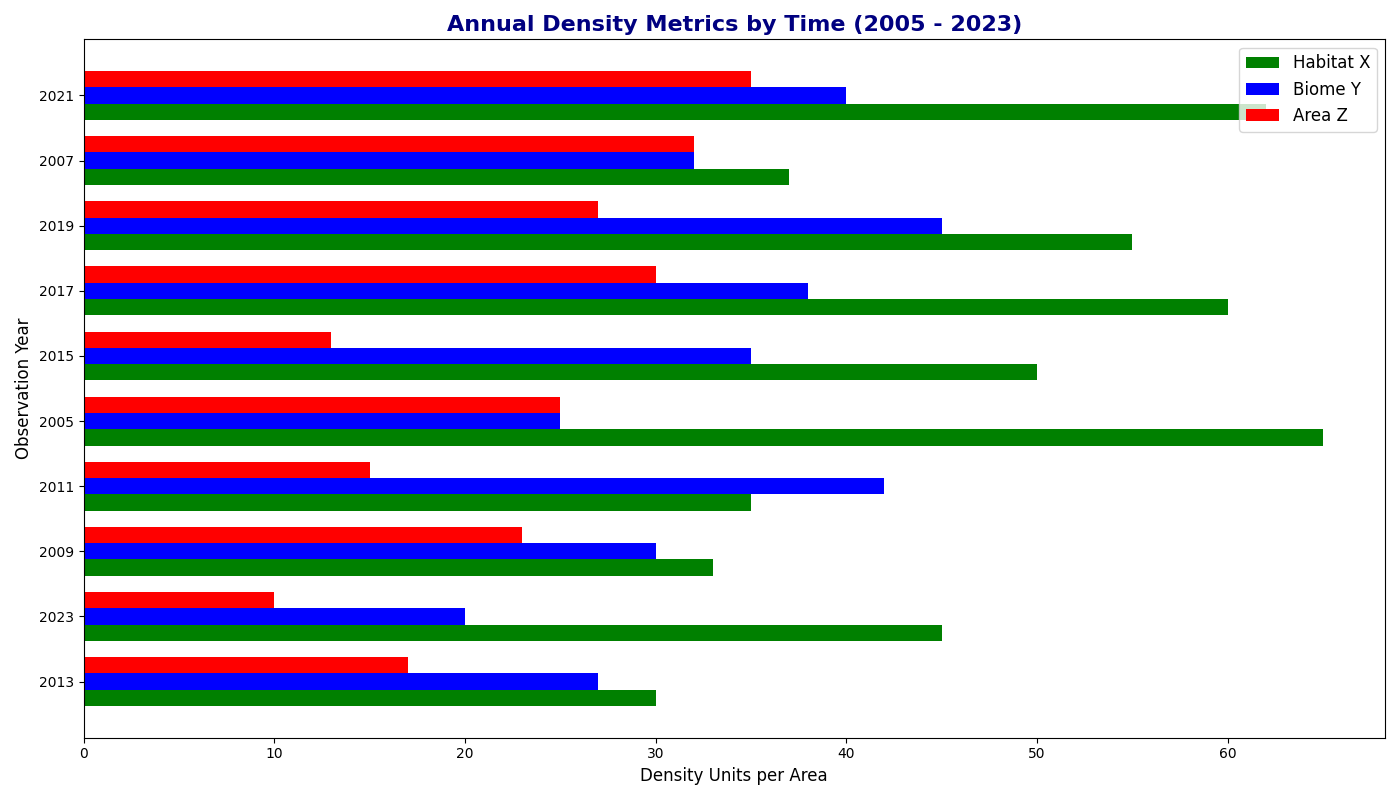

Write the Python code that produced this figure.
import matplotlib.pyplot as plt
import numpy as np

years = np.array(['2013', '2023', '2009', '2011', '2005', '2015', '2017', '2019', '2007', '2021'])

species_a_landing_density = np.array([30, 45, 33, 35, 65, 50, 60, 55, 37, 62])
species_b_landing_density = np.array([27, 20, 30, 42, 25, 35, 38, 45, 32, 40])
species_c_landing_density = np.array([17, 10, 23, 15, 25, 13, 30, 27, 32, 35])

bar_width = 0.25
indices = np.arange(len(years))

fig, ax = plt.subplots(figsize=(14, 8))

ax.barh(indices, species_a_landing_density, height=bar_width, color='green', label='Habitat X')
ax.barh(indices + bar_width, species_b_landing_density, height=bar_width, color='blue', label='Biome Y')
ax.barh(indices + 2 * bar_width, species_c_landing_density, height=bar_width, color='red', label='Area Z')

ax.set_yticks(indices + bar_width)
ax.set_yticklabels(years)

ax.set_title('Annual Density Metrics by Time (2005 - 2023)', fontsize=16, fontweight='bold', color='navy')
ax.set_ylabel('Observation Year', fontsize=12)
ax.set_xlabel('Density Units per Area', fontsize=12)

ax.legend(loc='upper right', fontsize=12)

plt.tight_layout()
plt.show()
